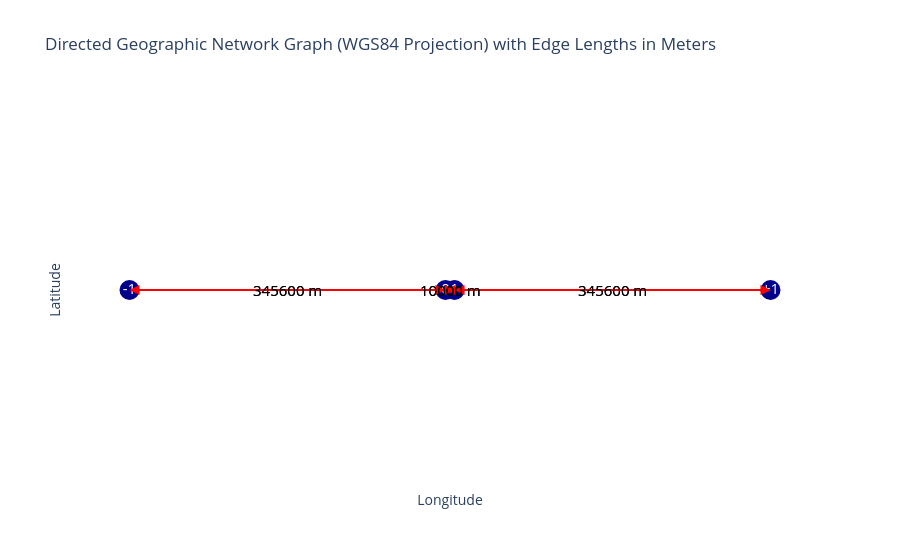

Notebook code cell kept with this figure:
### Code cell
opentnsim.graph.plot_graph(graph)

### Figure 1 — Plotly figure (JSON) as saved in the notebook; plotly's stock layout.template omitted (floating-point values rounded to 4 significant figures)
{"data": [{"hoverinfo": "none", "line": {"color": "red", "width": 2}, "mode": "lines", "type": "scatter", "x": [-3.149, -0.04492], "y": [0, 0]}, {"hoverinfo": "none", "line": {"color": "red", "width": 2}, "mode": "lines", "type": "scatter", "x": [-0.04492, -3.149], "y": [0, 0]}, {"hoverinfo": "none", "line": {"color": "red", "width": 2}, "mode": "lines", "type": "scatter", "x": [-0.04492, 0.04492], "y": [0, 0]}, {"hoverinfo": "none", "line": {"color": "red", "width": 2}, "mode": "lines", "type": "scatter", "x": [0.04492, -0.04492], "y": [0, 0]}, {"hoverinfo": "none", "line": {"color": "red", "width": 2}, "mode": "lines", "type": "scatter", "x": [0.04492, 3.149], "y": [0, 0]}, {"hoverinfo": "none", "line": {"color": "red", "width": 2}, "mode": "lines", "type": "scatter", "x": [3.149, 0.04492], "y": [0, 0]}, {"hoverinfo": "text", "marker": {"color": "darkblue", "size": 20}, "mode": "markers+text", "text": ["-1", "0", "1", "+1"], "textfont": {"color": "white", "size": 15}, "textposition": "middle center", "type": "scatter", "x": [-3.149, -0.04492, 0.04492, 3.149], "y": [0, 0, 0, 0]}], "layout": {"annotations": [{"arrowcolor": "red", "arrowhead": 2, "arrowsize": 2, "arrowwidth": 1, "ax": -3.149, "axref": "x", "ay": 0, "ayref": "y", "showarrow": true, "x": -0.04492, "xref": "x", "y": 0, "yref": "y"}, {"arrowcolor": "red", "arrowhead": 2, "arrowsize": 2, "arrowwidth": 1, "ax": -0.04492, "axref": "x", "ay": 0, "ayref": "y", "showarrow": true, "x": -3.149, "xref": "x", "y": 0, "yref": "y"}, {"arrowcolor": "red", "arrowhead": 2, "arrowsize": 2, "arrowwidth": 1, "ax": -0.04492, "axref": "x", "ay": 0, "ayref": "y", "showarrow": true, "x": 0.04492, "xref": "x", "y": 0, "yref": "y"}, {"arrowcolor": "red", "arrowhead": 2, "arrowsize": 2, "arrowwidth": 1, "ax": 0.04492, "axref": "x", "ay": 0, "ayref": "y", "showarrow": true, "x": -0.04492, "xref": "x", "y": 0, "yref": "y"}, {"arrowcolor": "red", "arrowhead": 2, "arrowsize": 2, "arrowwidth": 1, "ax": 0.04492, "axref": "x", "ay": 0, "ayref": "y", "showarrow": true, "x": 3.149, "xref": "x", "y": 0, "yref": "y"}, {"arrowcolor": "red", "arrowhead": 2, "arrowsize": 2, "arrowwidth": 1, "ax": 3.149, "axref": "x", "ay": 0, "ayref": "y", "showarrow": true, "x": 0.04492, "xref": "x", "y": 0, "yref": "y"}, {"font": {"color": "black", "size": 15}, "showarrow": false, "text": "345600 m", "x": -1.597, "y": 0}, {"font": {"color": "black", "size": 15}, "showarrow": false, "text": "345600 m", "x": -1.597, "y": 0}, {"font": {"color": "black", "size": 15}, "showarrow": false, "text": "10000 m", "x": 0, "y": 0}, {"font": {"color": "black", "size": 15}, "showarrow": false, "text": "10000 m", "x": 0, "y": 0}, {"font": {"color": "black", "size": 15}, "showarrow": false, "text": "345600 m", "x": 1.597, "y": 0}, {"font": {"color": "black", "size": 15}, "showarrow": false, "text": "345600 m", "x": 1.597, "y": 0}], "plot_bgcolor": "white", "showlegend": false, "title": {"text": "Directed Geographic Network Graph (WGS84 Projection) with Edge Lengths in Meters"}, "xaxis": {"showgrid": false, "showticklabels": false, "title": {"text": "Longitude"}, "zeroline": false}, "yaxis": {"showgrid": false, "showticklabels": false, "title": {"text": "Latitude"}, "zeroline": false}}}
